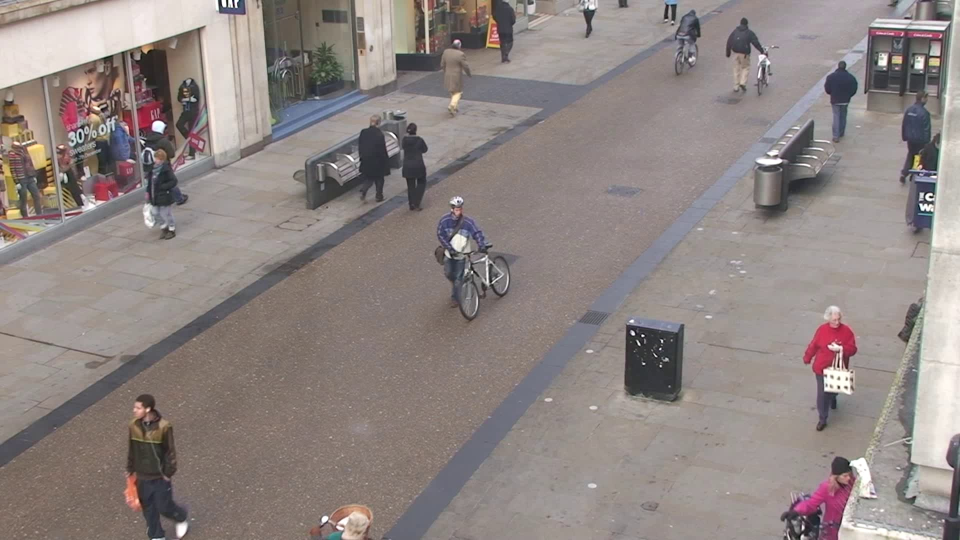
#> input picture multimedia/calibration_frame.jpg, 1920 x 1080 px (shown at 1/2 size)
$ jupyter execute --allow-errors Copia_de_Social_Distance_Detector_v3.ipynb   (shell and % lines are left out)
#> lines starting #> are read from the running program, lines starting #| are printed output that depends on the picture
### utils/functions.py
import numpy as np
import cv2
from math import sqrt

def create_model(config, weights):
    """
    Esta función se encarga de crear el modelo que detecta
    las personas en una imagen. Para esto se hace uso de
    YOLOv3.

    Parámetros:
        config: Archivo de configuración de la red YOLOv3
        weights: Archivo de pesos de la red YOLOv3

    Salida:
        Retorna el modelo de YOLOv3

    """
    model = cv2.dnn.readNetFromDarknet(config, weights)
    backend = cv2.dnn.DNN_BACKEND_OPENCV
    target = cv2.dnn.DNN_TARGET_CPU

    model.setPreferableBackend(backend)
    model.setPreferableTarget(target)

    return model

# [14 lines left out: function get_output_layers, not called in this run]

def blob_from_image(image, target_size):
    """
    Esta función se encarga de crear un blob sobre la imagen o frame de video
    que se quiera predecir, se hace escalamiento [0-255] y se redimensiona
    ya que así lo requiere el modelo de YOLOv3

    Parámetros:
        image: Imagen de entrada RGB
        target_size: Dimensión final de la imagen (416 x 416)

    Salida:
        Retorna un blob en base a la imagen o frame de entrada
    """
    if not isinstance(target_size, tuple):
        raise Exception("target_size must be a tuple (width, height)")

    blob = cv2.dnn.blobFromImage(image,
                                 1/255.,
                                 target_size,
                                 [0,0,0],
                                 1,
                                 crop=False)

    return blob

# [211 lines left out: functions predict, non_maximum_suppression, get_domain_boxes, people_distances_bird_eye_view, draw_new_image_with_boxes, __matrix_bird_eye_view and 2 more, not called in this run]

### Copia_de_Social_Distance_Detector_v3.ipynb
# **SISTEMA DE DETECCIÓN DE DISTANCIAMIENTO SOCIAL**
### Proyecto Final de Visión Artificial.
Este proyecto permite detectar en una imagen o video, los peatones que guardan la distancia necesaria entre ellos para acatar las normas de distanciamiento social, que pretende prevenir el incremento de contangiados por el COVID-19.

Nuestra solución contiene tres pasos principales:
  - Calibración.
  - Detección.
  - Evaluación de Distancia Mínima.

#> (a cell that did not finish here is left out)

## **1. Importamos Librerías y Funciones propias.**
En esta sección, importamos las **librerías** necesarias para las operaciones que se realizarán. Asi mismo, se importan **dos archivos de funciones ("functions.py" y "view.py")** que hemos diseñado para la solución. Finalmente, se cargan los archivos necesarios para **inicializar la CNN (pesos, configuración y nombres de clases)**.

[cell 2]
#Importamos Librerías:
import numpy as np
import cv2
import matplotlib.pyplot as plt
from math import sqrt
#Importamos Funciones:
from utils.functions import *
from utils.view import *

[cell 3]
#Importamos configuración, nombres de clases y pesos de la CNN:

## **2. Calibración.**
En esta sección se calcula la matriz de homografía para transformar la vista en perspectiva, obtenida por la cámara, hacia una vista de arriba hacia abajo. Esta vista es también llamada "Bird's Eye View". Asumiendo que la cámara se mantiene estática, la matriz se calcula en base a un solo frame del video y se seleccionan cuatro puntos de referencia que serán mapeados hacia la vista "Bird's Eye View".

#### **2.1 -** Selección de Puntos en Imagen de Referencia.

[cell 4]
original = cv2.cvtColor(cv2.imread('multimedia/calibration_frame.jpg'), cv2.COLOR_BGR2RGB)
image_calibration = original.copy()
image_copy = original.copy()
source_points = np.float32([[1187, 178], [1575, 220], [933,883], [295, 736]])

# Drawing points from calibration image
for point in source_points:
    cv2.circle(image_calibration, tuple(point), 8, (255, 0, 0), -1)
#> image_calibration: shape (1080, 1920, 3); mean R, G, B 143, 133.3, 130.5
# Drawing lines to join the points
points = source_points.reshape((-1,1,2)).astype(np.int32)
cv2.polylines(image_calibration, [points], True, (0,255,0), thickness=4)
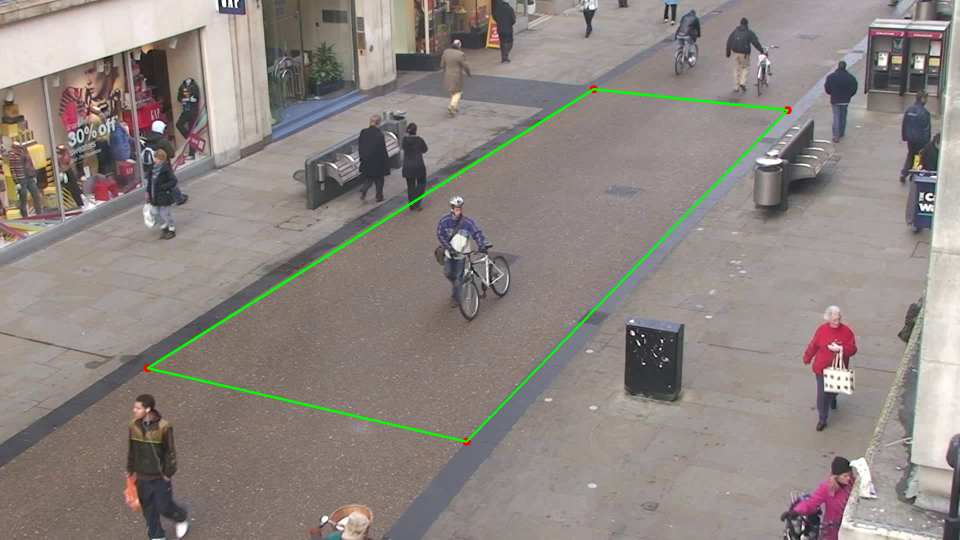
#> image_calibration: shape (1080, 1920, 3) (shown at 1/2 size); mean R, G, B 142, 134.2, 129.7

print("Image size: ", original.shape)
#| Image size:  (1080, 1920, 3)
plt.figure(figsize=(12, 12))
plt.imshow(image_calibration)
plt.show()

#### **2.2 -** Cálculo de Matriz de Homografía.

[cell 5]
dst_size=(4500,3000)
# Se toman los puntos de referencia de la imagen original.
src=np.float32([[1187, 178], [1575, 220], [933,883], [295, 736]])
# Se toman los puntos de destino, como una proporción de la imagen de destino.
dst=np.float32([(0.57,0.42), (0.65, 0.42), (0.65,0.84), (0.57,0.84)])

img_size = np.float32([(image_calibration.shape[1],image_calibration.shape[0])])
#> img_size = [[1920, 1080]]
# Points of destination on the result image
dst = dst * np.float32(dst_size)
# Given src and dst points, calculate the perspective transform matrix
H_matrix = cv2.getPerspectiveTransform(src, dst)
#> H_matrix = [[1.14, 6.94, 888.2], [-0.513, 7.27, 1024.7], [9.8e-07, 0.002, 1]]

print("The perspective transform matrix:")
print(H_matrix)
#| [[ 1.14199333e+00  6.94076400e+00  8.88203441e+02]
#|  [-5.13279159e-01  7.26783411e+00  1.02467130e+03]
#|  [ 9.79674124e-07  1.99580075e-03  1.00000000e+00]]

#### **2.3 -** Visualización de "Bird Eye View".

[cell 6]
# Warp the image using OpenCV warpPerspective()
warped = cv2.warpPerspective(image_calibration, H_matrix, dst_size)
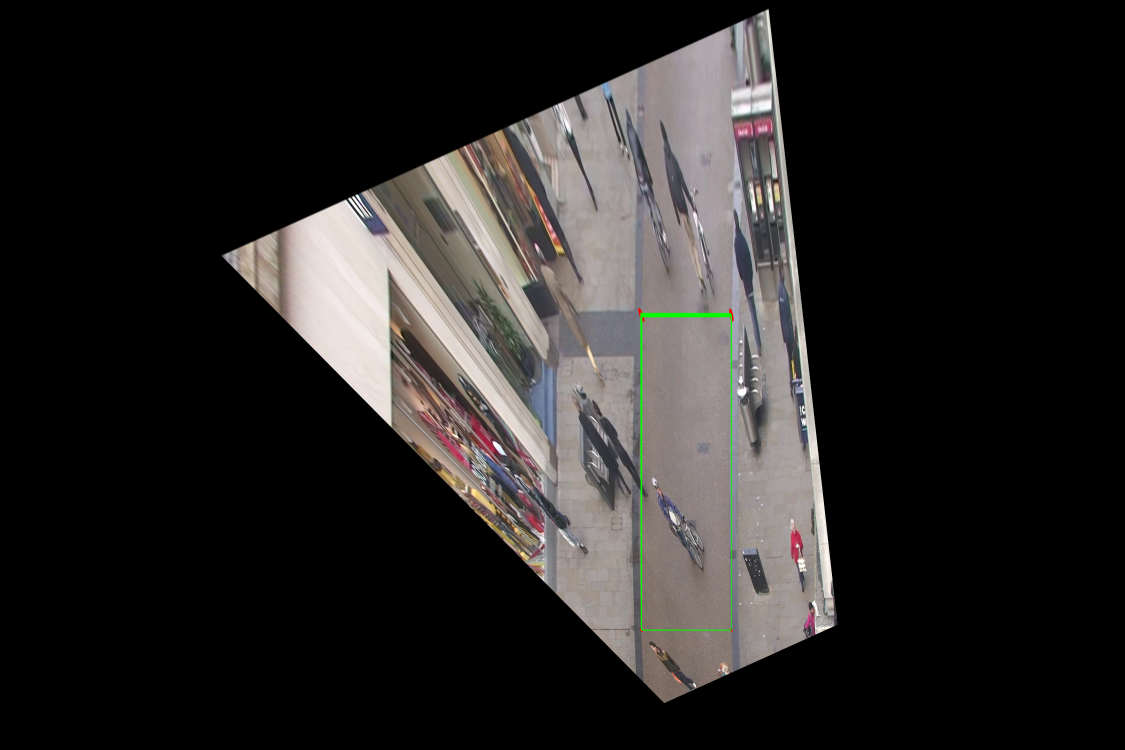
#> warped: shape (3000, 4500, 3) (shown at 1/4 size); mean R, G, B 40.3, 38.3, 37.2
# Looking the image with calibration points
plt.figure(figsize=(12, 12))
plt.imshow(warped)
plt.xticks(np.arange(0, warped.shape[1], step=150))
plt.yticks(np.arange(0, warped.shape[0], step=150))
plt.grid(True, color='g', linestyle='-', linewidth=0.9)
plt.show()

## **3. Detección.**
En esta sección se realiza la detección de los peatones, el cálculo de los puntos de importancia que identifican la posición de cada peaton, la tranformación de estos puntos hacia la vista "Bird's Eye View" y el cálculo de la distancia entre los puntos transformados para determinar los que incumplen la separación de distancia mínima.

#### **3.1 -** Configuración CNN-YOLOv3.
Se escogió la arquitectura YOLOv3-608 con un mAP de 57.9 y procesamiento de 20 FPS por que se desea tener un procesamiento lo más cercano a efectuarse en tiempo real.

[cell 7]
confidence_threshold = 0.5
nms_threshold = 0.4
min_distance = 115
width = 608
height = 608

config = 'yolov3.cfg'
weights = 'yolov3.weights'
classes = 'coco.names'

with open(classes, 'rt') as f:
#> (reads coco.names from the repository)
    coco_classes = f.read().strip('\n').split('\n')

#> (the rest of this cell did not finish here and is left out)

output_layers = get_output_layers(model)

#### **3.2 -** Detección de Peatones y Evaluación de Distancia Mínima.
1. Se escala la imagen de entrada. **Función: blob_from_image()**
2. Se obtienen los recuadros de detección. **Función: predit()**
3. Se aplica "Non Maximum Suppression" para eliminar falsos positivos. **Función: non_maximum_suppression()**
4. Se transforma cada lo punto central inferior correspondiente a los recuadros de detección hacia la vista "Bird's Eye View". **Función: people_distances_bird_eye_view()**
5. Se evalúa la distancia entre los puntos transformados en la vista "Bird's Eye View", tomando como referencia una distancia mínima de 115 pixels para ser considerado como peligrosa. **Función: people_distances_bird_eye_view()**
6. Se grafica la imagen original coloreando los recuadros de detección cómo rojos si la distancia calculada es menor a 115 pixels. **Función: draw_new_image_with_boxes()**

[cell 8]
blob = blob_from_image(image_copy, (width, height))
